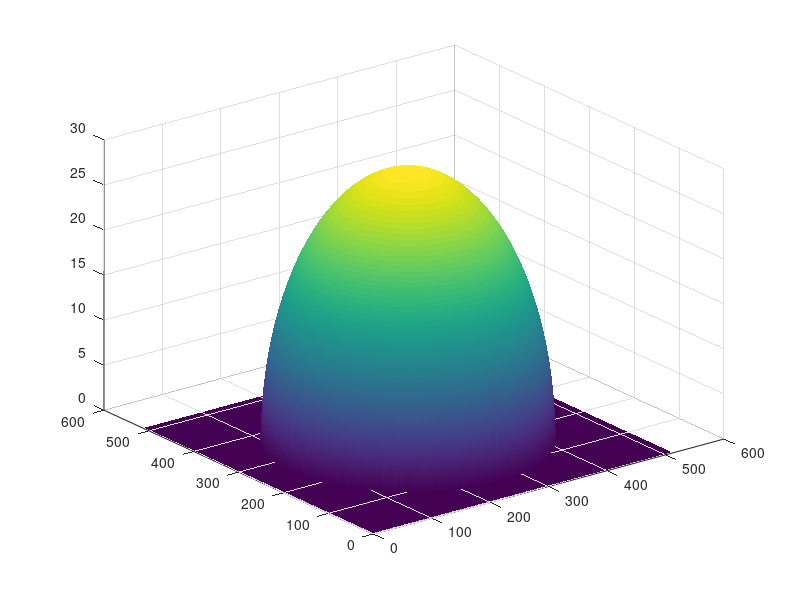
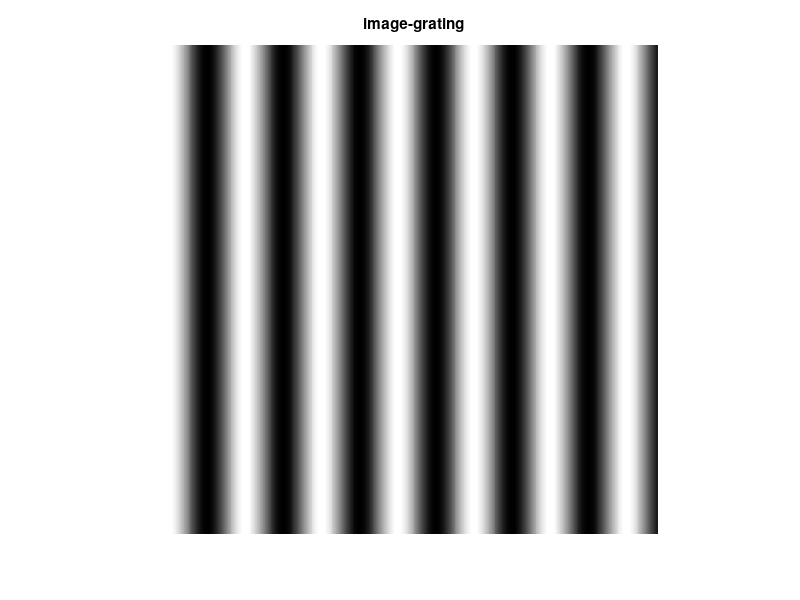
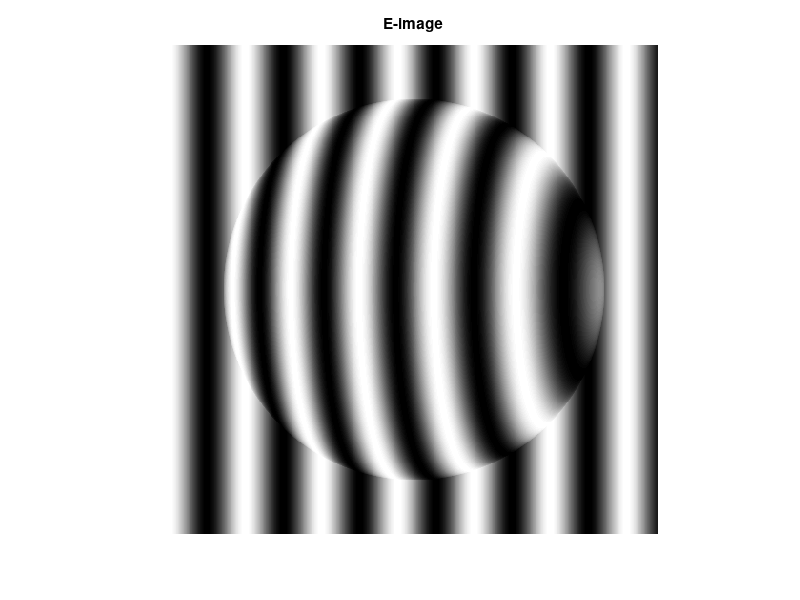
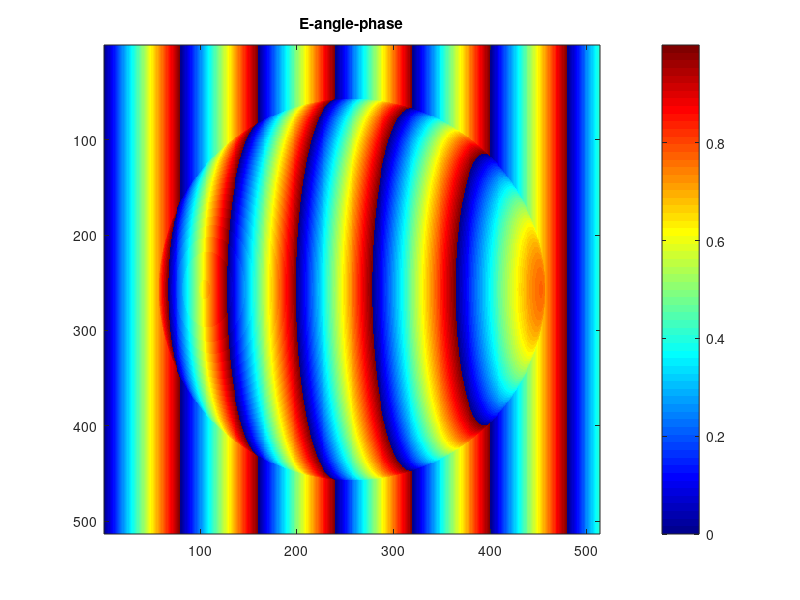

The MATLAB source for these figures, in order:
clear all;clc;close all;

% Generate an ellipsoid
% a=200, b=200, c=30
hight = zeros(513, 513);
a_el = 200; b_el = 200; c_el = 30;
a2_el = a_el^2; b2_el = b_el^2; c2_el = c_el^2;
for ii = 1 : 512
    for jj = 1 : 512
        if (((ii-257)^2*b2_el+(jj-257)^2*a2_el) <= a2_el*b2_el)
            hight(ii,jj) = sqrt((a2_el*b2_el*c2_el-...
                b2_el*c2_el*(ii-257)^2-a2_el*c2_el*(jj-257)^2)...
                /(a2_el*b2_el));
        end
    end
end
figure; surf(hight, 'CDataMapping', 'scaled'); caxis auto; shading interp;

% Generate a sine grating
% T = 80, f = 1/80
T_grating = 80; f_grating = 1/T_grating;

I_grating = zeros(size(hight));
for jj = 1 : 512
     I_grating(:, jj) = 128+127*cos(2*pi*jj*f_grating);   
end
figure; image_grating = mat2gray(I_grating);
imshow(image_grating); title('image-grating');
imwrite(image_grating, 'test1.bmp');

% theta is the angle of incidence
% lambda is the equivalent length
theta = pi/4;
lambda_eq = T_grating*sin(theta);

% E_angle_add is the additional phase's angle of image from object
E_image = zeros(size(hight));
E_phase = zeros(size(hight));
E_angle_add = zeros(size(hight));
for ii = 1 : 513
    for jj = 1 : 513
        E_angle_add(ii,jj) = hight(ii,jj)/lambda_eq;
        E_phase(ii,jj) = 2*pi*jj*f_grating+2*pi*E_angle_add(ii,jj);
        E_image(ii,jj) = 0.5+0.5*cos(E_phase(ii,jj));
    end  
end

figure; 
E_image = mat2gray(E_image);
imshow(E_image); title('E-image');
imwrite(E_image, 'test2.bmp');

figure; 
E_angle_phase = mod(E_phase/2/pi,1);
image(E_angle_phase, 'CDataMapping', 'scaled'); 
colormap(jet); title('E-angle-phase'); colorbar;
imwrite(E_angle_phase, 'test3.bmp');

figure;
image(E_angle_add, 'CDataMapping', 'scaled'); caxis([0 1]) 
colormap(jet); title('E-angle-add'); colorbar;
imwrite(E_angle_add, 'test3.bmp');
